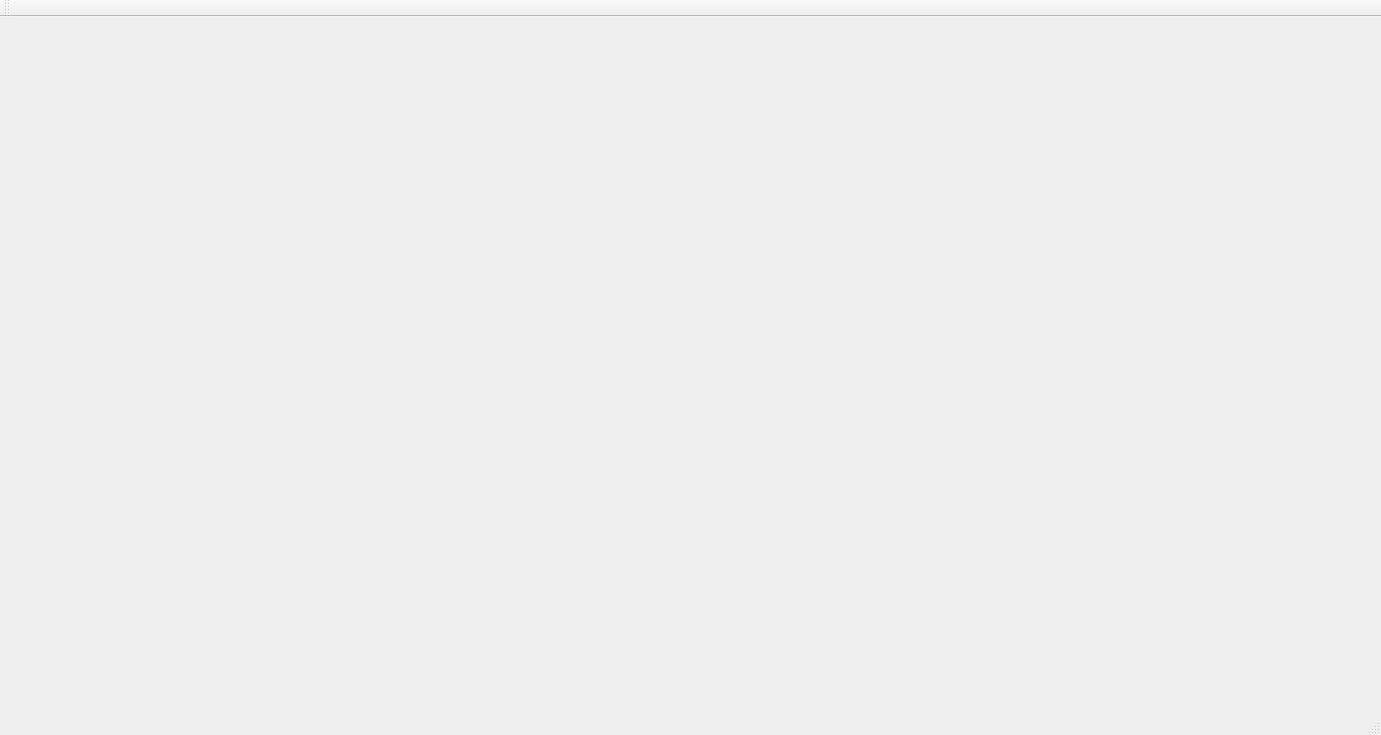
<?xml version="1.0" encoding="UTF-8"?>
<ui version="4.0">
 <class>MainWindow</class>
 <widget class="QMainWindow" name="MainWindow">
  <property name="geometry">
   <rect>
    <x>0</x>
    <y>0</y>
    <width>1381</width>
    <height>735</height>
   </rect>
  </property>
  <property name="windowTitle">
   <string>MainWindow</string>
  </property>
  <widget class="QWidget" name="centralWidget"/>
  <widget class="QMenuBar" name="menuBar">
   <property name="geometry">
    <rect>
     <x>0</x>
     <y>0</y>
     <width>1381</width>
     <height>34</height>
    </rect>
   </property>
  </widget>
  <widget class="QToolBar" name="mainToolBar">
   <attribute name="toolBarArea">
    <enum>TopToolBarArea</enum>
   </attribute>
   <attribute name="toolBarBreak">
    <bool>false</bool>
   </attribute>
  </widget>
  <widget class="QStatusBar" name="statusBar"/>
 </widget>
 <layoutdefault spacing="6" margin="11"/>
 <resources/>
 <connections/>
</ui>
